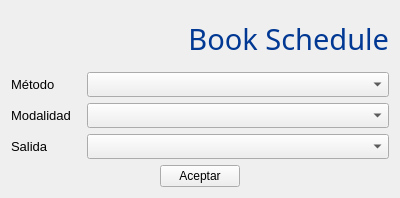
<?xml version="1.0" encoding="UTF-8"?>
<ui version="4.0">
 <class>schedules</class>
 <widget class="QWidget" name="schedules">
  <property name="geometry">
   <rect>
    <x>0</x>
    <y>0</y>
    <width>400</width>
    <height>198</height>
   </rect>
  </property>
  <property name="font">
   <font>
    <family>Segoe UI</family>
   </font>
  </property>
  <property name="windowTitle">
   <string>CONTROL DE ESTUDIOS</string>
  </property>
  <property name="windowIcon">
   <iconset resource="icons.qrc">
    <normaloff>:/new/prefix1/iconos/esfera48.png</normaloff>:/new/prefix1/iconos/esfera48.png</iconset>
  </property>
  <layout class="QVBoxLayout" name="verticalLayout">
   <item>
    <widget class="QLabel" name="label_3">
     <property name="font">
      <font>
       <family>Gill Sans MT</family>
       <pointsize>22</pointsize>
       <weight>50</weight>
       <italic>false</italic>
       <bold>false</bold>
      </font>
     </property>
     <property name="styleSheet">
      <string notr="true">font: 22pt &quot;Gill Sans MT&quot;;
color: rgb(00,56,147);</string>
     </property>
     <property name="text">
      <string>Book Schedule</string>
     </property>
     <property name="alignment">
      <set>Qt::AlignRight|Qt::AlignTrailing|Qt::AlignVCenter</set>
     </property>
    </widget>
   </item>
   <item>
    <layout class="QHBoxLayout" name="horizontalLayout">
     <item>
      <widget class="QLabel" name="label">
       <property name="maximumSize">
        <size>
         <width>70</width>
         <height>16777215</height>
        </size>
       </property>
       <property name="font">
        <font>
         <pointsize>10</pointsize>
        </font>
       </property>
       <property name="text">
        <string>Método</string>
       </property>
      </widget>
     </item>
     <item>
      <widget class="QComboBox" name="metodo">
       <property name="minimumSize">
        <size>
         <width>0</width>
         <height>25</height>
        </size>
       </property>
       <property name="font">
        <font>
         <pointsize>9</pointsize>
        </font>
       </property>
      </widget>
     </item>
    </layout>
   </item>
   <item>
    <layout class="QHBoxLayout" name="horizontalLayout_2">
     <item>
      <widget class="QLabel" name="label_2">
       <property name="maximumSize">
        <size>
         <width>70</width>
         <height>16777215</height>
        </size>
       </property>
       <property name="font">
        <font>
         <pointsize>10</pointsize>
        </font>
       </property>
       <property name="text">
        <string>Modalidad</string>
       </property>
      </widget>
     </item>
     <item>
      <widget class="QComboBox" name="modalidad">
       <property name="minimumSize">
        <size>
         <width>0</width>
         <height>25</height>
        </size>
       </property>
       <property name="font">
        <font>
         <pointsize>9</pointsize>
        </font>
       </property>
      </widget>
     </item>
    </layout>
   </item>
   <item>
    <layout class="QHBoxLayout" name="horizontalLayout_4">
     <item>
      <widget class="QLabel" name="gh">
       <property name="minimumSize">
        <size>
         <width>70</width>
         <height>0</height>
        </size>
       </property>
       <property name="maximumSize">
        <size>
         <width>70</width>
         <height>16777215</height>
        </size>
       </property>
       <property name="font">
        <font>
         <pointsize>10</pointsize>
        </font>
       </property>
       <property name="text">
        <string>Salida</string>
       </property>
      </widget>
     </item>
     <item>
      <widget class="QComboBox" name="salida">
       <property name="minimumSize">
        <size>
         <width>0</width>
         <height>25</height>
        </size>
       </property>
       <property name="font">
        <font>
         <pointsize>9</pointsize>
        </font>
       </property>
      </widget>
     </item>
    </layout>
   </item>
   <item>
    <layout class="QHBoxLayout" name="horizontalLayout_3">
     <item>
      <spacer name="horizontalSpacer">
       <property name="orientation">
        <enum>Qt::Horizontal</enum>
       </property>
       <property name="sizeHint" stdset="0">
        <size>
         <width>40</width>
         <height>20</height>
        </size>
       </property>
      </spacer>
     </item>
     <item>
      <widget class="QPushButton" name="aceptar">
       <property name="font">
        <font>
         <pointsize>9</pointsize>
        </font>
       </property>
       <property name="text">
        <string>Aceptar</string>
       </property>
      </widget>
     </item>
     <item>
      <spacer name="horizontalSpacer_2">
       <property name="orientation">
        <enum>Qt::Horizontal</enum>
       </property>
       <property name="sizeHint" stdset="0">
        <size>
         <width>40</width>
         <height>20</height>
        </size>
       </property>
      </spacer>
     </item>
    </layout>
   </item>
  </layout>
 </widget>
 <resources>
  <include location="icons.qrc"/>
 </resources>
 <connections/>
</ui>
